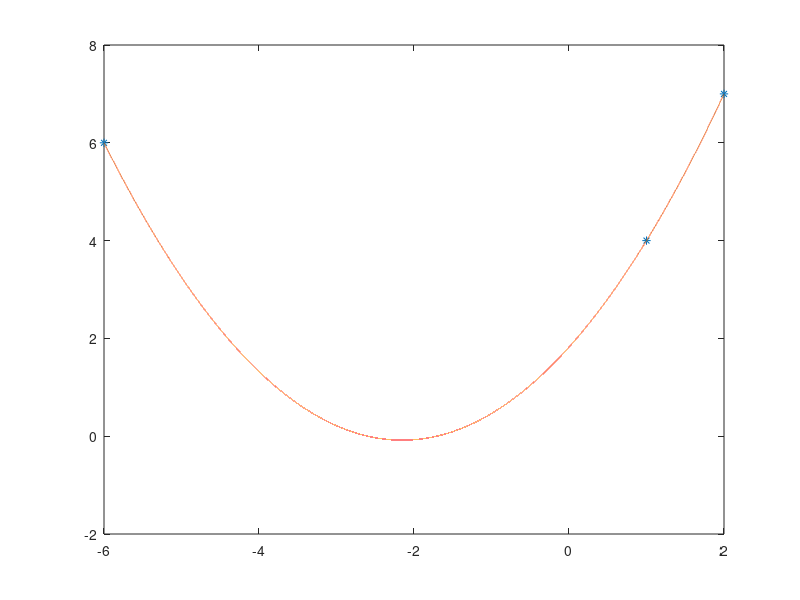

Here is the MATLAB script that generated this plot:
X1 = 1;
X2 = 2;
X3 = -6;
Y1 = 4;
Y2 = 7;
Y3 = 6;

L1 = @(x) ((x-X2).*(x-X3)) ./ ((X1-X2)*(X1-X3));
L2 = @(x) ((x-X1).*(x-X3)) ./ ((X2-X1)*(X2-X3));
L3 = @(x) ((x-X1).*(x-X2)) ./ ((X3-X1)*(X3-X2));

x = [X3:0.0001:X2];

F = Y1*L1(x) + Y2*L2(x) + Y3*L3(x);

plot([X1 X2 X3], [Y1 Y2 Y3], '*', x , F , '-')
